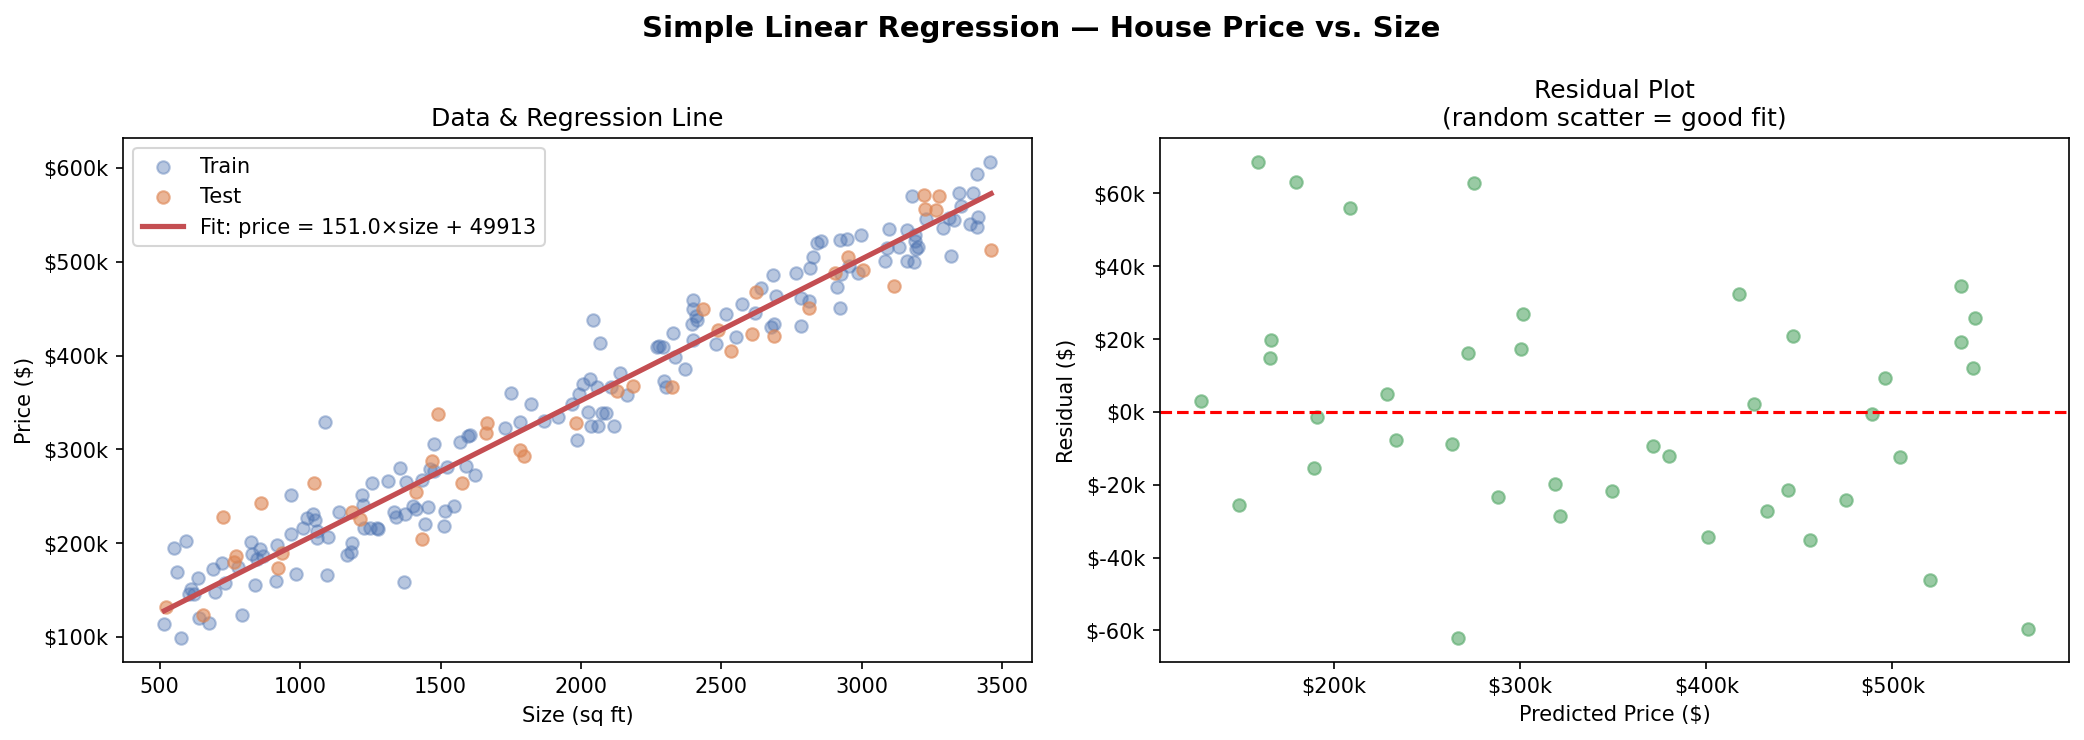

The Python source for this figure:
"""
Simple Linear Regression
========================
Predicting house prices based on size (sq ft).
Covers: data generation, train/test split, model fitting,
        evaluation metrics (MSE, R²), and visualization.
"""

import numpy as np
import matplotlib.pyplot as plt
from sklearn.linear_model import LinearRegression
from sklearn.model_selection import train_test_split
from sklearn.metrics import mean_squared_error, r2_score

# ── 1. Generate synthetic data ────────────────────────────────────────────────
np.random.seed(42)
n = 200

size_sqft = np.random.uniform(500, 3500, n)
price = 150 * size_sqft + 50_000 + np.random.normal(0, 30_000, n)   # true β=150

X = size_sqft.reshape(-1, 1)
y = price

# ── 2. Train / Test split ─────────────────────────────────────────────────────
X_train, X_test, y_train, y_test = train_test_split(
    X, y, test_size=0.2, random_state=42
)

# ── 3. Fit model ──────────────────────────────────────────────────────────────
model = LinearRegression()
model.fit(X_train, y_train)

coef   = model.coef_[0]
intercept = model.intercept_

print("=" * 55)
print("        SIMPLE LINEAR REGRESSION — RESULTS")
print("=" * 55)
print(f"  Learned coefficient (slope) : {coef:,.2f}  (true: 150)")
print(f"  Learned intercept           : {intercept:,.2f}")
print(f"  Equation : price = {coef:.2f} × size + {intercept:.2f}")

# ── 4. Evaluate ───────────────────────────────────────────────────────────────
y_pred = model.predict(X_test)

mse  = mean_squared_error(y_test, y_pred)
rmse = np.sqrt(mse)
r2   = r2_score(y_test, y_pred)

print()
print(f"  MSE   : {mse:,.0f}")
print(f"  RMSE  : ${rmse:,.0f}")
print(f"  R²    : {r2:.4f}  (1.0 = perfect)")
print("=" * 55)

# ── 5. Visualise ──────────────────────────────────────────────────────────────
x_line = np.linspace(X.min(), X.max(), 300).reshape(-1, 1)
y_line = model.predict(x_line)

fig, axes = plt.subplots(1, 2, figsize=(14, 5))
fig.suptitle("Simple Linear Regression — House Price vs. Size",
             fontsize=14, fontweight="bold")

# Scatter + regression line
ax = axes[0]
ax.scatter(X_train, y_train, alpha=0.4, color="#4C72B0", label="Train")
ax.scatter(X_test,  y_test,  alpha=0.6, color="#DD8452", label="Test")
ax.plot(x_line, y_line, color="#C44E52", lw=2.5,
        label=f"Fit: price = {coef:.1f}×size + {intercept:.0f}")
ax.set_xlabel("Size (sq ft)")
ax.set_ylabel("Price ($)")
ax.set_title("Data & Regression Line")
ax.legend()
ax.yaxis.set_major_formatter(plt.FuncFormatter(lambda v, _: f"${v/1e3:.0f}k"))

# Residual plot
ax = axes[1]
residuals = y_test - y_pred
ax.scatter(y_pred, residuals, alpha=0.6, color="#55A868")
ax.axhline(0, color="red", linestyle="--", lw=1.5)
ax.set_xlabel("Predicted Price ($)")
ax.set_ylabel("Residual ($)")
ax.set_title("Residual Plot\n(random scatter = good fit)")
ax.xaxis.set_major_formatter(plt.FuncFormatter(lambda v, _: f"${v/1e3:.0f}k"))
ax.yaxis.set_major_formatter(plt.FuncFormatter(lambda v, _: f"${v/1e3:.0f}k"))

plt.tight_layout()
plt.savefig("01_simple_linear_regression.png", dpi=150, bbox_inches="tight")
plt.show()
print("\n  Plot saved → 01_simple_linear_regression.png")
